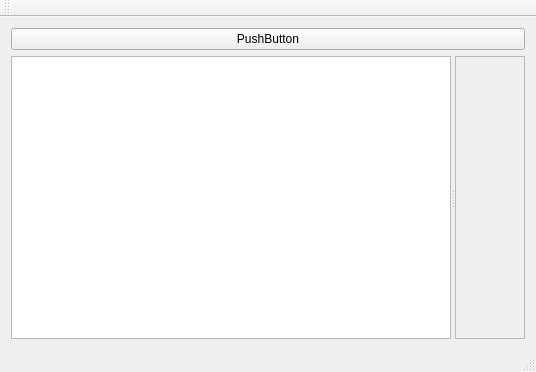
<?xml version="1.0" encoding="UTF-8"?>
<ui version="4.0">
 <class>MainWindow</class>
 <widget class="QMainWindow" name="MainWindow">
  <property name="geometry">
   <rect>
    <x>0</x>
    <y>0</y>
    <width>536</width>
    <height>372</height>
   </rect>
  </property>
  <property name="windowTitle">
   <string>MainWindow</string>
  </property>
  <widget class="QWidget" name="centralWidget">
   <layout class="QVBoxLayout" name="verticalLayout_2">
    <item>
     <widget class="QPushButton" name="pushButton">
      <property name="text">
       <string>PushButton</string>
      </property>
     </widget>
    </item>
    <item>
     <widget class="QSplitter" name="splitter">
      <property name="orientation">
       <enum>Qt::Horizontal</enum>
      </property>
      <widget class="QListWidget" name="listWidget">
       <property name="dragDropMode">
        <enum>QAbstractItemView::DragOnly</enum>
       </property>
      </widget>
      <widget class="QScrollArea" name="scrollArea">
       <property name="widgetResizable">
        <bool>true</bool>
       </property>
       <widget class="QWidget" name="scrollAreaWidgetContents">
        <property name="geometry">
         <rect>
          <x>0</x>
          <y>0</y>
          <width>69</width>
          <height>270</height>
         </rect>
        </property>
        <layout class="QVBoxLayout" name="verticalLayout">
         <item>
          <widget class="ImageGridWidget" name="widget" native="true">
           <property name="maximumSize">
            <size>
             <width>16777215</width>
             <height>16777215</height>
            </size>
           </property>
          </widget>
         </item>
        </layout>
       </widget>
      </widget>
     </widget>
    </item>
   </layout>
  </widget>
  <widget class="QMenuBar" name="menuBar">
   <property name="geometry">
    <rect>
     <x>0</x>
     <y>0</y>
     <width>536</width>
     <height>21</height>
    </rect>
   </property>
  </widget>
  <widget class="QToolBar" name="mainToolBar">
   <attribute name="toolBarArea">
    <enum>TopToolBarArea</enum>
   </attribute>
   <attribute name="toolBarBreak">
    <bool>false</bool>
   </attribute>
  </widget>
  <widget class="QStatusBar" name="statusBar"/>
 </widget>
 <layoutdefault spacing="6" margin="11"/>
 <customwidgets>
  <customwidget>
   <class>ImageGridWidget</class>
   <extends>QWidget</extends>
   <header>imagegridwidget.hpp</header>
   <container>1</container>
  </customwidget>
 </customwidgets>
 <resources/>
 <connections/>
</ui>
